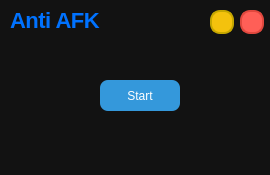
<?xml version="1.0" encoding="UTF-8"?>
<ui version="4.0">
 <class>MainWindow</class>
 <widget class="QMainWindow" name="MainWindow">
  <property name="geometry">
   <rect>
    <x>0</x>
    <y>0</y>
    <width>270</width>
    <height>175</height>
   </rect>
  </property>
  <property name="windowTitle">
   <string>Roblox Anti Afk</string>
  </property>
  <property name="styleSheet">
   <string notr="true">background-color: #121212;
border-radius: 12px;</string>
  </property>
  <widget class="QWidget" name="centralwidget">
   <property name="styleSheet">
    <string notr="true">background-color: #121212;
border-radius: 12px;</string>
   </property>
   <widget class="QPushButton" name="btnStart">
    <property name="geometry">
     <rect>
      <x>100</x>
      <y>80</y>
      <width>80</width>
      <height>31</height>
     </rect>
    </property>
    <property name="styleSheet">
     <string notr="true">QPushButton {
    background-color: #3498db;
    color: white;
    border-radius: 8px;
    padding: 6px 12px;
}
QPushButton:hover {
    background-color: #2980b9;
}
QPushButton:pressed {
    background-color: #1f5f85;
}</string>
    </property>
    <property name="text">
     <string>Start</string>
    </property>
   </widget>
   <widget class="QPushButton" name="btnFechar">
    <property name="geometry">
     <rect>
      <x>240</x>
      <y>10</y>
      <width>24</width>
      <height>24</height>
     </rect>
    </property>
    <property name="styleSheet">
     <string notr="true">/* Botão Minimizar - amarelo */
#btnMinimizar {
    background-color: #f4c20d;
    border-radius: 10px;
    min-width: 20px;
    min-height: 20px;
    border: 1.5px solid #c6a700;
}

#btnMinimizar:hover {
    background-color: #ffd93b;
    border: 1.5px solid #e1c700;
}

/* Botão Fechar - vermelho */
#btnFechar {
    background-color: #ff5f57;
    border-radius: 10px;
    min-width: 20px;
    min-height: 20px;
    border: 1.5px solid #e0483e;
}

#btnFechar:hover {
    background-color: #ff7b72;
    border: 1.5px solid #f44235;
}
</string>
    </property>
    <property name="text">
     <string/>
    </property>
   </widget>
   <widget class="QPushButton" name="btnMinimizar">
    <property name="geometry">
     <rect>
      <x>210</x>
      <y>10</y>
      <width>24</width>
      <height>24</height>
     </rect>
    </property>
    <property name="styleSheet">
     <string notr="true">/* Botão Minimizar - amarelo */
#btnMinimizar {
    background-color: #f4c20d;
    border-radius: 10px;
    min-width: 20px;
    min-height: 20px;
    border: 1.5px solid #c6a700;
}

#btnMinimizar:hover {
    background-color: #ffd93b;
    border: 1.5px solid #e1c700;
}

/* Botão Fechar - vermelho */
#btnFechar {
    background-color: #ff5f57;
    border-radius: 10px;
    min-width: 20px;
    min-height: 20px;
    border: 1.5px solid #e0483e;
}

#btnFechar:hover {
    background-color: #ff7b72;
    border: 1.5px solid #f44235;
}
</string>
    </property>
    <property name="text">
     <string/>
    </property>
   </widget>
   <widget class="QLabel" name="label">
    <property name="geometry">
     <rect>
      <x>10</x>
      <y>10</y>
      <width>91</width>
      <height>21</height>
     </rect>
    </property>
    <property name="styleSheet">
     <string notr="true">QLabel {
    background-color: transparent;
    font-size: 22px;
    font-weight: 700; /* mais negrito para ficar 'gordinho' */
    font-family: &quot;SF Pro Display&quot;, &quot;Helvetica Neue&quot;, &quot;Avenir Next&quot;, Arial, sans-serif;
    color: #0072ff;
    letter-spacing: -0.5px; /* letras mais compactas, estilo Apple */
}</string>
    </property>
    <property name="text">
     <string>Anti AFK</string>
    </property>
   </widget>
  </widget>
 </widget>
 <resources/>
 <connections/>
</ui>
